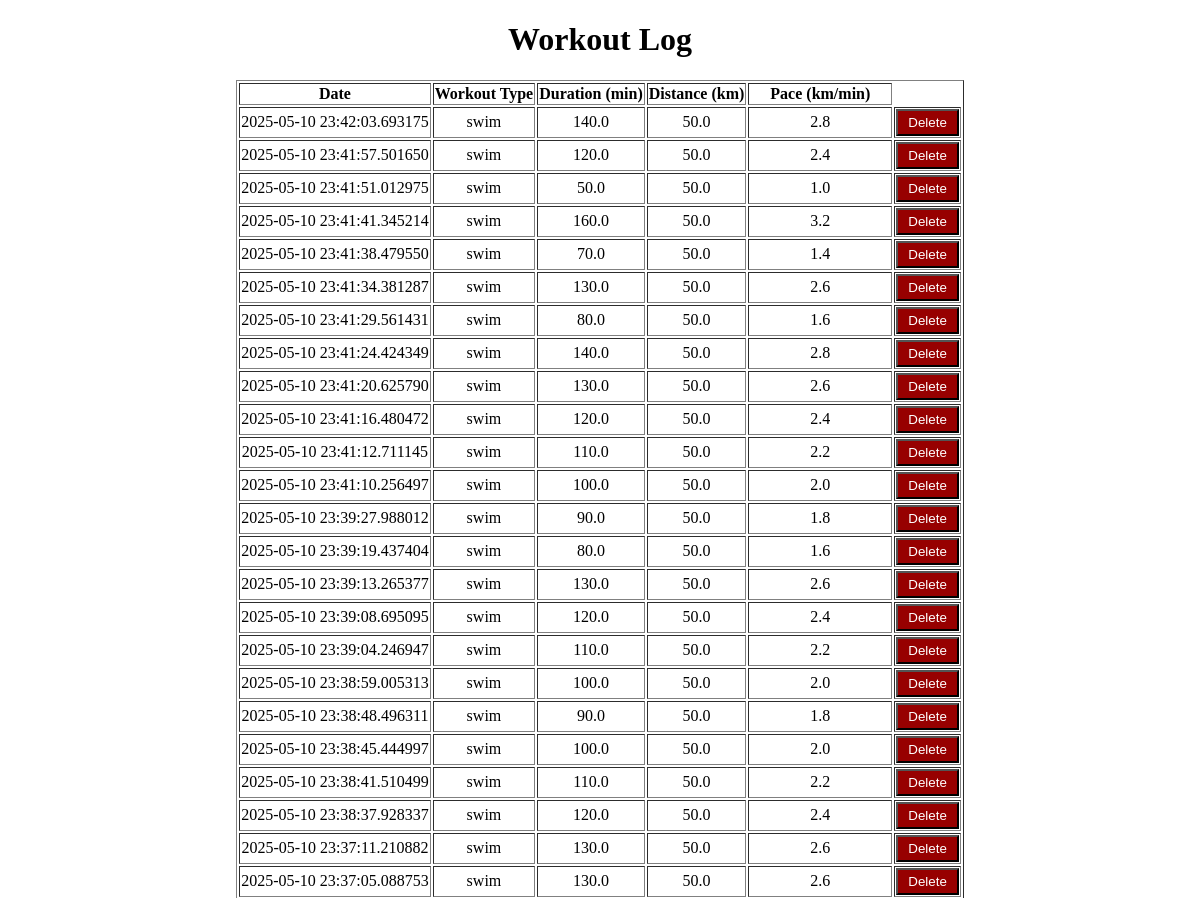
The app's page /workout-log (signed in, upper part), older data.
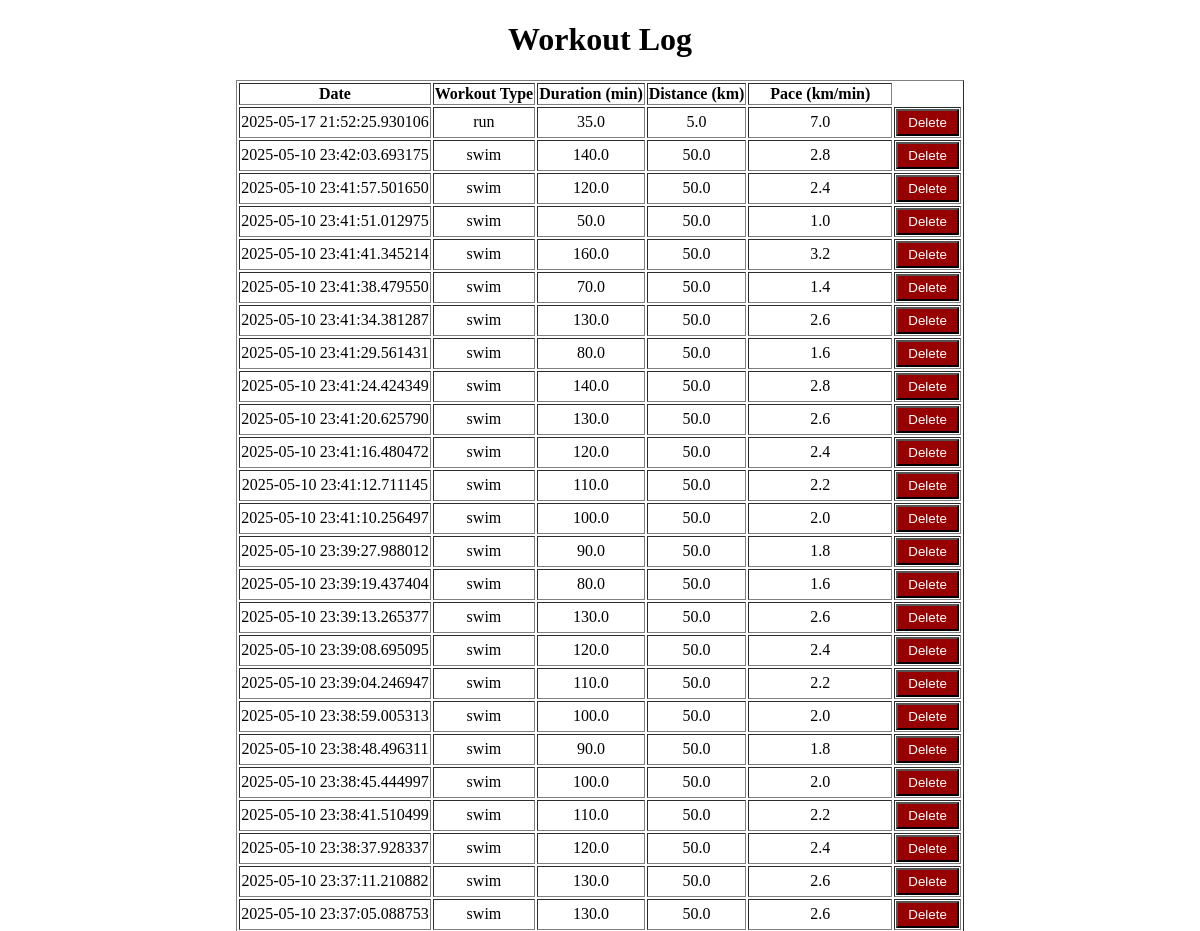
The same page, newer data.
### tri_tracker/models.py (models this page shows, shortened)
class Workout(db.Model):
    __tablename__ = "workouts"
    id = db.Column(db.Integer, primary_key=True)
    user_id = db.Column(db.Integer, db.ForeignKey("users.id"), nullable=False)
    workout_type = db.Column(db.String, nullable=False)  # Swim, Bike, Run
    duration = db.Column(db.Float, nullable=False)  # Minutes
    distance = db.Column(db.Float, nullable=False)  # Kilometers
    pace = db.Column(db.Float, nullable=False)
    date = db.Column(db.DateTime, nullable=False, default=datetime.utcnow)
    user = db.relationship("User", back_populates="workouts")

### tri_tracker/routes.py (the view)
    @app.route("/workout-log", methods=["GET"])
    def workout_log():
        user_id = session.get("user_id")
        workouts = get_log(user_id)
        return render_template("workout-log.html", workouts=workouts)

### tri_tracker/routes.py (called while the page is built)
def get_log(user_id: int):
    workouts = db.session.query(Workout.workout_type, Workout.duration, Workout.distance, Workout.pace, Workout.date, Workout.id)\
    .filter_by(user_id=user_id)\
    .order_by(desc(Workout.date))\
    .all()
    return workouts

### tri_tracker/templates/workout-log.html (shortened to what this page needs)
<!DOCTYPE html>
<html lang="en">
<head>
</head>
<body>
    <div style="text-align: center;">
    <h1>Workout Log</h1>
    <table border="1" style="margin: 0 auto;">
        <tr>
            <th>Date</th>
            <th>Workout Type</th>
            <th>Duration (min)</th>
            <th>Distance (km)</th>
            <th>Pace (km/min)</th>
        </tr>
        {% for workout in workouts %}
        <tr>
            <td>{{ workout.date }}</td>
            <td>{{ workout.workout_type }}</td>
            <td>{{ workout.duration }}</td>
            <td>{{ workout.distance }}</td>
            <td>{{ workout.pace }}</td>
            <td>
                <form action="/delete-workout/{{ workout.id }}" method="POST" style="margin:0;">
                    <button type="submit" style="background-color: rgb(151, 0, 0); color: white; padding: 4px 10px;">Delete</button>
                </form>
            </td>
        </tr>
        {% endfor %}
    </table>
    </div>
</body>
</html>

Row changes from the older to the newer data that the page shows:
added Workout: date "2025-05-17 21:52:25.930106", workout_type "run", duration "35.0", distance "5.0", pace "7.0"
